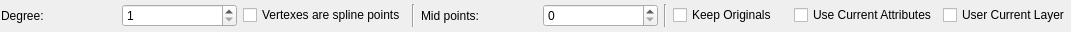
<?xml version="1.0" encoding="UTF-8"?>
<ui version="4.0">
 <class>LC_SplineFromPolylineOptionsWidget</class>
 <widget class="QWidget" name="LC_SplineFromPolylineOptionsWidget">
  <property name="geometry">
   <rect>
    <x>0</x>
    <y>0</y>
    <width>1071</width>
    <height>32</height>
   </rect>
  </property>
  <property name="windowTitle">
   <string>Form</string>
  </property>
  <layout class="QGridLayout" name="gridLayout">
   <property name="leftMargin">
    <number>1</number>
   </property>
   <property name="topMargin">
    <number>0</number>
   </property>
   <property name="rightMargin">
    <number>1</number>
   </property>
   <property name="bottomMargin">
    <number>0</number>
   </property>
   <item row="0" column="10">
    <widget class="QCheckBox" name="cbLayer">
     <property name="toolTip">
      <string>If checked, created entities will be placed on current layer, otherwise they will be placed into original layers.</string>
     </property>
     <property name="text">
      <string>User Current Layer</string>
     </property>
    </widget>
   </item>
   <item row="0" column="6">
    <widget class="QSpinBox" name="sbMidPoints">
     <property name="toolTip">
      <string>Amount of middle points of polyline segment that will be added to spline. </string>
     </property>
     <property name="minimum">
      <number>0</number>
     </property>
     <property name="maximum">
      <number>10</number>
     </property>
    </widget>
   </item>
   <item row="0" column="2">
    <widget class="QSpinBox" name="sbDegree">
     <property name="toolTip">
      <string>Defines degree of the spline</string>
     </property>
     <property name="minimum">
      <number>1</number>
     </property>
     <property name="maximum">
      <number>3</number>
     </property>
    </widget>
   </item>
   <item row="0" column="8">
    <widget class="QCheckBox" name="cbKeepOriginals">
     <property name="toolTip">
      <string>If unchecked, original polyline will be removed, otherwise it will survive.</string>
     </property>
     <property name="text">
      <string>Keep Originals</string>
     </property>
    </widget>
   </item>
   <item row="0" column="5">
    <widget class="QLabel" name="label_2">
     <property name="text">
      <string>Mid points:</string>
     </property>
    </widget>
   </item>
   <item row="0" column="9">
    <widget class="QCheckBox" name="cbCurrentAttr">
     <property name="toolTip">
      <string>If checked, current attributes will be used for created entities, otherwise - original ones. </string>
     </property>
     <property name="text">
      <string>Use Current Attributes</string>
     </property>
    </widget>
   </item>
   <item row="0" column="1">
    <widget class="QLabel" name="label">
     <property name="text">
      <string>Degree:</string>
     </property>
    </widget>
   </item>
   <item row="0" column="3">
    <widget class="QCheckBox" name="cbFitPoints">
     <property name="toolTip">
      <string>If checked, polyline vertexes are considered as spline points and spline by points will be created. Otherwise, they are considered as control points and orinary spline will be created.</string>
     </property>
     <property name="text">
      <string>Vertexes are spline points</string>
     </property>
    </widget>
   </item>
   <item row="0" column="7">
    <widget class="Line" name="line">
     <property name="orientation">
      <enum>Qt::Orientation::Vertical</enum>
     </property>
    </widget>
   </item>
   <item row="0" column="4">
    <widget class="Line" name="line_2">
     <property name="orientation">
      <enum>Qt::Orientation::Vertical</enum>
     </property>
    </widget>
   </item>
  </layout>
 </widget>
 <resources/>
 <connections/>
</ui>
